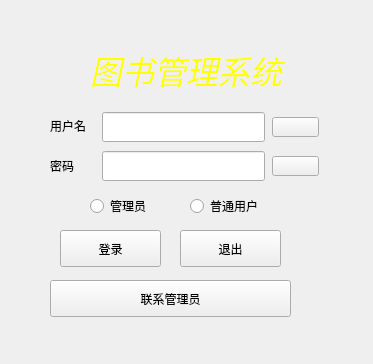
<?xml version="1.0" encoding="UTF-8"?>
<ui version="4.0">
 <class>library_user_Widget</class>
 <widget class="QWidget" name="library_user_Widget">
  <property name="geometry">
   <rect>
    <x>0</x>
    <y>0</y>
    <width>373</width>
    <height>364</height>
   </rect>
  </property>
  <property name="windowTitle">
   <string>library_user_Widget</string>
  </property>
  <property name="styleSheet">
   <string notr="true">QPushButton#login_pushButton
{
	border-image:url(:/pic/pic/button_login_normal.png)0 0 0 0 strecth strecth
}
QPushButton#login_pushButton:hover
{
	border-image:url(:/pic/pic/button_login_hover.png)0 0 0 0 strecth strecth
}
QPushButton#login_pushButton:pressed
{
	border-image:url(:/pic/pic/button_login_down.png)0 0 0 0 strecth strecth
}
QPushButton#pushButton_2
{
	border-image:url(:/pic/pic/button_login_normal.png)0 0 0 0 strecth strecth
}
QPushButton#pushButton_2:hover
{
	border-image:url(:/pic/pic/button_login_hover.png)0 0 0 0 strecth strecth
}
QPushButton#pushButton_2:pressed
{
	border-image:url(:/pic/pic/button_login_down.png)0 0 0 0 strecth strecth
}
QPushButton#register_pushButton
{
	border-image:url(:/pic/pic/zhuce.png)0 0 0 0 strecth strecth
}
QPushButton#register_pushButton:hover
{
	border-image:url(:/pic/pic/zhuce_hover.png)0 0 0 0 strecth strecth
}
QPushButton#register_pushButton:pressed
{
	border-image:url(:/pic/pic/zhuce_press.png)0 0 0 0 strecth strecth
}
QPushButton#forget_pushButton
{
	border-image:url(:/pic/pic/mima.png)0 0 0 0 strecth strecth
}
QPushButton#forget_pushButton:hover
{
	border-image:url(:/pic/pic/mima_hover.png)0 0 0 0 strecth strecth
}
QPushButton#forget_pushButton:pressed
{
	border-image:url(:/pic/pic/mima_press.png)0 0 0 0 strecth strecth
}
QPushButton#pushButton
{
	border-image:url(:/pic/pic/button_login_normal.png)0 0 0 0 strecth strecth
}
QPushButton#pushButton:hover
{
	border-image:url(:/pic/pic/button_login_hover.png)0 0 0 0 strecth strecth
}
QPushButton#pushButton:pressed
{
	border-image:url(:/pic/pic/button_login_down.png)0 0 0 0 strecth strecth
}</string>
  </property>
  <widget class="QLabel" name="label">
   <property name="geometry">
    <rect>
     <x>50</x>
     <y>110</y>
     <width>54</width>
     <height>31</height>
    </rect>
   </property>
   <property name="text">
    <string>用户名</string>
   </property>
  </widget>
  <widget class="QLabel" name="label_2">
   <property name="geometry">
    <rect>
     <x>50</x>
     <y>150</y>
     <width>51</width>
     <height>31</height>
    </rect>
   </property>
   <property name="text">
    <string>密码</string>
   </property>
  </widget>
  <widget class="QLabel" name="label_3">
   <property name="geometry">
    <rect>
     <x>90</x>
     <y>40</y>
     <width>201</width>
     <height>61</height>
    </rect>
   </property>
   <property name="text">
    <string>&lt;html&gt;&lt;head/&gt;&lt;body&gt;&lt;p&gt;&lt;span style=&quot; font-size:24pt; font-style:italic; color:#ffff00;&quot;&gt;图书管理系统&lt;/span&gt;&lt;/p&gt;&lt;/body&gt;&lt;/html&gt;</string>
   </property>
  </widget>
  <widget class="QPushButton" name="pushButton_2">
   <property name="geometry">
    <rect>
     <x>180</x>
     <y>230</y>
     <width>101</width>
     <height>37</height>
    </rect>
   </property>
   <property name="text">
    <string>退出</string>
   </property>
  </widget>
  <widget class="QLabel" name="label_4">
   <property name="geometry">
    <rect>
     <x>0</x>
     <y>0</y>
     <width>441</width>
     <height>361</height>
    </rect>
   </property>
   <property name="text">
    <string/>
   </property>
   <property name="pixmap">
    <pixmap resource="pic.qrc">:/pic/pic/beijing.jpg</pixmap>
   </property>
  </widget>
  <widget class="QPushButton" name="register_pushButton">
   <property name="geometry">
    <rect>
     <x>272</x>
     <y>117</y>
     <width>47</width>
     <height>20</height>
    </rect>
   </property>
   <property name="text">
    <string/>
   </property>
  </widget>
  <widget class="QRadioButton" name="radioButton">
   <property name="geometry">
    <rect>
     <x>90</x>
     <y>190</y>
     <width>85</width>
     <height>32</height>
    </rect>
   </property>
   <property name="text">
    <string>管理员</string>
   </property>
  </widget>
  <widget class="QRadioButton" name="radioButton_2">
   <property name="geometry">
    <rect>
     <x>190</x>
     <y>190</y>
     <width>103</width>
     <height>32</height>
    </rect>
   </property>
   <property name="text">
    <string>普通用户</string>
   </property>
  </widget>
  <widget class="QPushButton" name="login_pushButton">
   <property name="geometry">
    <rect>
     <x>60</x>
     <y>230</y>
     <width>101</width>
     <height>37</height>
    </rect>
   </property>
   <property name="text">
    <string>登录</string>
   </property>
  </widget>
  <widget class="QPushButton" name="pushButton">
   <property name="geometry">
    <rect>
     <x>50</x>
     <y>280</y>
     <width>241</width>
     <height>37</height>
    </rect>
   </property>
   <property name="text">
    <string>联系管理员</string>
   </property>
  </widget>
  <widget class="QLineEdit" name="acc_num_lineEdit">
   <property name="geometry">
    <rect>
     <x>102</x>
     <y>112</y>
     <width>163</width>
     <height>30</height>
    </rect>
   </property>
   <property name="placeholderText">
    <string/>
   </property>
  </widget>
  <widget class="QLineEdit" name="password_lineEdit">
   <property name="geometry">
    <rect>
     <x>102</x>
     <y>151</y>
     <width>163</width>
     <height>30</height>
    </rect>
   </property>
   <property name="echoMode">
    <enum>QLineEdit::Password</enum>
   </property>
   <property name="placeholderText">
    <string/>
   </property>
  </widget>
  <widget class="QPushButton" name="forget_pushButton">
   <property name="geometry">
    <rect>
     <x>272</x>
     <y>156</y>
     <width>47</width>
     <height>20</height>
    </rect>
   </property>
   <property name="text">
    <string/>
   </property>
  </widget>
  <zorder>label_4</zorder>
  <zorder>label_3</zorder>
  <zorder>pushButton_2</zorder>
  <zorder>radioButton</zorder>
  <zorder>radioButton_2</zorder>
  <zorder>login_pushButton</zorder>
  <zorder>pushButton</zorder>
  <zorder>label</zorder>
  <zorder>label_2</zorder>
  <zorder>password_lineEdit</zorder>
  <zorder>acc_num_lineEdit</zorder>
  <zorder>forget_pushButton</zorder>
  <zorder>register_pushButton</zorder>
 </widget>
 <layoutdefault spacing="6" margin="11"/>
 <resources>
  <include location="pic.qrc"/>
 </resources>
 <connections>
  <connection>
   <sender>pushButton_2</sender>
   <signal>clicked()</signal>
   <receiver>library_user_Widget</receiver>
   <slot>close()</slot>
   <hints>
    <hint type="sourcelabel">
     <x>319</x>
     <y>312</y>
    </hint>
    <hint type="destinationlabel">
     <x>381</x>
     <y>302</y>
    </hint>
   </hints>
  </connection>
 </connections>
</ui>
